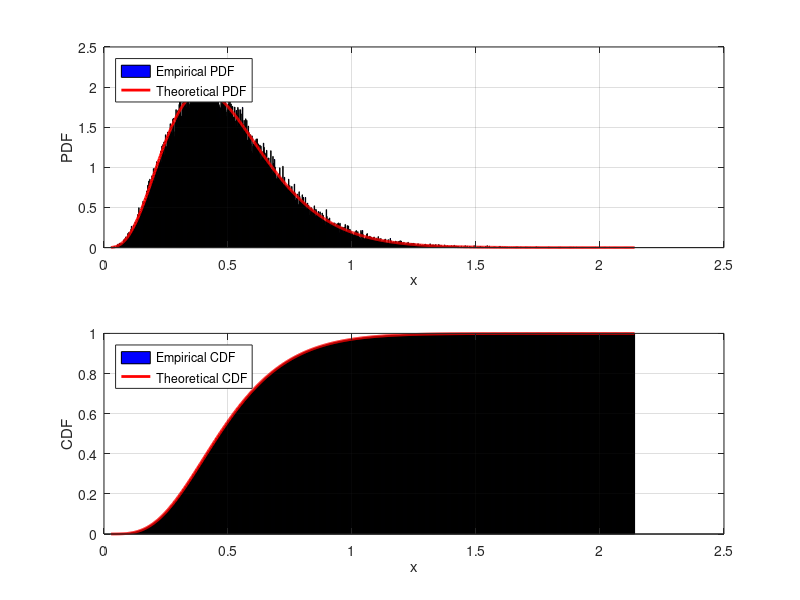

This figure's MATLAB source:
%% Gamma Theorical AVG & VAR
alpha = 5; lamda = 10;
Theo_AVG = alpha/lamda
Theo_VAR = alpha/(lamda^2)

%% Gamma Empirical PDF & CDF
sample_num = 100000;
X = (-1/lamda)*sum(log(rand(alpha, sample_num)));
bin_num = 1000;
[counts, bin_centers] = hist(X,bin_num); % # of samples in each bin
%%%%% [counts,centers] = hist(___) returns # of samples in each bin and bin center on x-axis.
dx = bin_centers(2)-bin_centers(1);

Empi_PDF = counts./sample_num./dx;  % Empirical PMF, Counting samples in dx interval, thus normalize
Empi_CDF = cumsum(Empi_PDF.*dx);  % Empirical CDF
  
Empi_AVG = sum(bin_centers.*Empi_PDF.*dx)
Empi_VAR = sum((bin_centers - Empi_AVG).^2.*Empi_PDF.*dx)

%% Gaussian Theorical PDF & CDF
Theo_PDF = (lamda*(lamda*bin_centers).^(alpha-1).* exp(-lamda*bin_centers))/factorial(alpha-1);
Theo_CDF = cumsum(Theo_PDF.*dx);

%%
figure(1) 

subplot(2,1,1)
bar(bin_centers, Empi_PDF, 'b'); hold on; 
plot(bin_centers, Theo_PDF,'r-','LineWidth',2);
legend('Empirical PDF','Theoretical PDF','Location','Northwest');
grid on;
xlabel('x');
ylabel('PDF');
subplot(2,1,2)
bar(bin_centers , Empi_CDF, 'b' ); hold on;
plot(bin_centers , Theo_CDF, 'r-','LineWidth',2);
legend('Empirical CDF','Theoretical CDF','Location','Northwest');
grid on;
xlabel('x');
ylabel('CDF');

